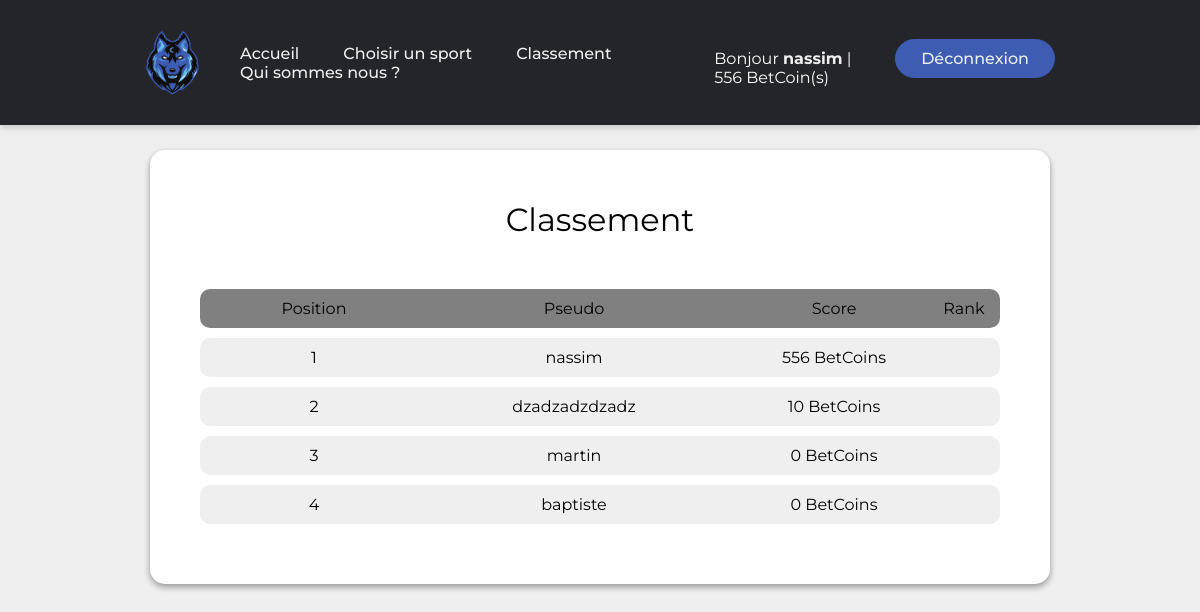
The app's page /pages/scoreboard.php (signed in) with its own data.
### tables this page shows
CREATE TABLE `accounts` (
  `id` int(11) NOT NULL AUTO_INCREMENT,
  `pseudo` varchar(20) DEFAULT NULL,
  `email` varchar(50) DEFAULT '',
  `password` varchar(100) DEFAULT NULL,
  `points` int(11) NOT NULL DEFAULT 0,
  PRIMARY KEY (`id`)
);

### pages/scoreboard.php (the view, shortened to what this page needs)
<!DOCTYPE html>
<html lang="fr">
<head>
    <link rel="stylesheet" href="../css/scoreboard.css">
</head>
<body>
    <?php
    include("../includes/header.php");
    require_once("../config/database.php");
    ?>
    <div class="container">
        <h1 class="container-title"> Classement </h1>
        <div class="main-line">
            <div class="left">
                <p>Position</p>
            </div>
            <div class="middle">
                <p>Pseudo</p>
            </div>
            <div class="right">
                <p>Score</p>
            </div>
            <div class="cross">
                <p>Rank</p>
            </div>
        </div>
        <?php
        $conn = new mysqli($host, $user, $password, $database);
        $rank = 'SELECT pseudo, points FROM accounts ORDER BY points DESC ';
        $resultrank = $conn->query($rank);
        $data = $resultrank->fetch_all(MYSQLI_ASSOC);
        for ($i = 0; $i <= 20; $i++) {
            if (isset($data[$i])) {
                echo '<div class="line">
                    <div class="left">
                        <p>' . $i + 1 . ' </p>
                    </div>
                    <div class="middle">
                        <p> ' .  $data[$i]['pseudo'] . ' </p>
                    </div>
                    <div class="right">
                        <p>' . $data[$i]['points'] . ' BetCoins</p>
                    </div>
                </div>';
            } else {
                break;
            }
        }
        ?>
    </div>
</body>
</html>

### css/scoreboard.css (style rules this page uses)
body { margin: 0; margin-top: 90px; }
.container { background-color: white; justify-self: center; height: fit-content; width: 900px; margin: auto; margin-top: 150px; border-radius: 15px; text-align: center; padding: 50px; align-items: center; box-shadow: 0 3px 6px rgba(0, 0, 0, 0.16), 0 3px 6px rgba(0, 0, 0, 0.23); }
.line { display: grid; grid-template-columns: 2fr 3fr 2fr 0.5fr; background-color: #efefef; border-radius: 10px; padding: 10px; margin-bottom: 10px; font-family: "Montserrat"; }
.middle { grid-column: 2; grid-row: 1; text-align: center; }
.right { grid-column: 3; text-align: center; grid-row: 1; }
.left { grid-column: 1; grid-row: 1; text-align: center; }
.container-title { margin-bottom: 50px; font-family: "Montserrat"; font-size: 32px; }
.main-line { display: grid; grid-template-columns: 2fr 3fr 2fr 0.5fr; background-color: grey; border-radius: 10px; padding: 10px; margin-bottom: 10px; font-family: "Montserrat"; }

### css/base.css (style rules this page uses)
body { font-family: "Montserrat"; font-size: 16px; background: #efefef; font-family: "Fanwood Text", serif; }
h1, h2, h3, h4 { font-family: "Tenor Sans", sans-serif; }

### css/styles.css (style rules this page uses)
body { margin: 0; margin-top: 90px; }
.container { background-color: white; justify-self: center; height: 500px; width: 50%; margin: auto; margin-top: 100px; border-radius: 15px; text-align: center; padding: 50px; align-items: center; box-shadow: 0 3px 6px rgba(0, 0, 0, 0.16), 0 3px 6px rgba(0, 0, 0, 0.23); }

### records on screen
accounts: pseudo "nassim", points "556"
accounts: pseudo "dzadzadzdzadz", points "10"
accounts: pseudo "martin", points "0"
accounts: pseudo "baptiste", points "0"

### other values on screen
$_SESSION['user'] "nassim"
$_SESSION['points'] "556"
